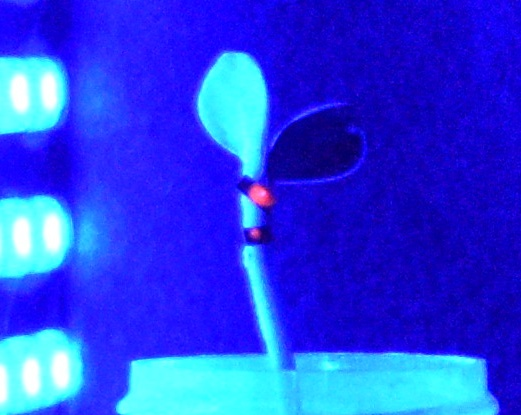
#> input picture 0016_CROPED.jpg, 521 x 415 px; its folder holds only this picture in this run
$ python -i text_recognition.py   (imports and definitions only)
#> lines starting #> are read from the running program, lines starting #| are printed output that depends on the picture
#> further down, picture is the input picture: shape (415, 521, 3); mean B, G, R 228.9, 63.3, 39
# -*- coding: utf-8 -*-
"""
Created on Mon Mar 29 13:57:54 2021

@author: YasmineMnb
"""
import os
import cv2
from ast import literal_eval
import pandas as pd


def detect_cotil_text(img, file_name = "test"):
    ## since "closed" is loger we jsut look at the end of the area it could be in
#> called with file_name = 'test'
    gray_img = cv2.cvtColor(img, cv2.COLOR_BGR2GRAY)
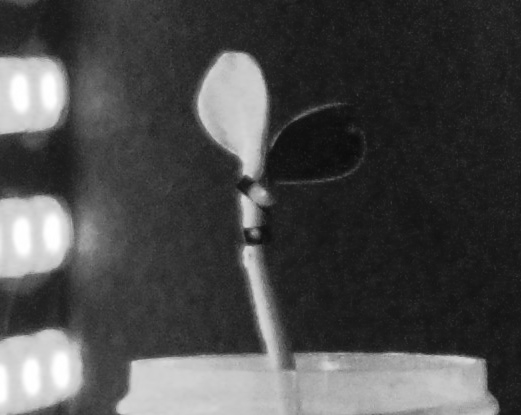
#> gray_img: shape (415, 521); min 12, max 255, mean 74.9
    gray_ROI = gray_img[0:20,66:76]
    _, binary_roi = cv2.threshold(gray_ROI,127,255,cv2.THRESH_BINARY)

    if 255 in binary_roi:
        return "Closed"

    ## focusing at the area where i expect the text
    ## (not actually nassery after finding the exact pixels, but makes sanity
    ## checks easyer)
    gray_ROI = gray_img[0:22,18:62]
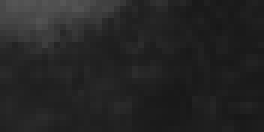
#> gray_ROI: shape (22, 44) (shown 6 times larger); min 24, max 86, mean 36.5
    _, binary_roi = cv2.threshold(gray_ROI,127,255,cv2.THRESH_BINARY)
#> binary_roi: shape (22, 44); every value is 0

    ## looking at a pixel on the lower part of the "p" in open
    if binary_roi[19,15] == 255:
        return "Open"
    ## looking at a pixel on the upper part of the "k" in hook
    elif binary_roi[11,34] == 255:
        return "Hook"

#%%


## load in the data from the .txt file
# [21 lines not run here, left out]

    #%%


mother_dir = r"C:\Users\YasmineMnb\Desktop\Roni_new\python scripts\manual_tagging\taged_results_High\result_imgs"

# [1 line that did not run here, left out]
# [19 lines not run here, left out]


        ## show the part of the img with the text
    #    ROI = img[0:22,18:76]
    #    cv2.namedWindow(file_name, cv2.WINDOW_NORMAL)
    #    cv2.imshow(file_name , ROI)
    #%%
#import time
#
#time.strftime('%Y-%m-%d %H:%M:%S', time.localtime(1602517302))
#
#
#
#df["diff"] = df["tag_time"].diff()
#
#summ = 0
#
#for dt in df["diff"][1:]:
#    if dt>100:
#        continue
#    summ += dt

>>> import cv2
>>> picture = cv2.imread('0016_CROPED.jpg')
>>> result = detect_cotil_text(picture)
